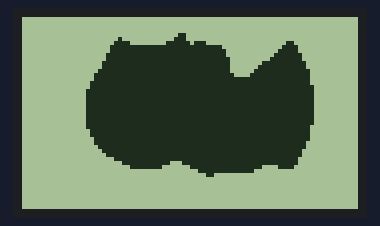
Bench run of a sketch on a simulated Arduino Uno, built with avr-gcc and run on an emulated ATmega328P. Parts: 84×48 one-colour display. The display library's start-up logo is not drawn.

Above: at 0.1 s.

The sketch:

practica4_3.ino
```cpp
#include <SPI.h>
#include <Adafruit_GFX.h>
#include <Adafruit_PCD8544.h>

Adafruit_PCD8544 display=Adafruit_PCD8544(3,4,5,7,6);

void setup() {
  // put your setup code here, to run once:
display.begin();
  display.setContrast(60);

display.display();
delay(1);
display.clearDisplay();
}

static const unsigned char PROGMEM cameo16_glcd_bmp[] =
{   0x00, 0x00, 0x00, 0x00, 0x00, 0x00, 0x00, 0x00, 0x00, 0x00, 0x00, 0x00, 0x00, 0x00, 0x00, 0x00,
    0x00, 0x00, 0x00, 0x00, 0x00, 0x00, 0x00, 0x00, 0x00, 0x00, 0x00, 0x00, 0x00, 0x00, 0x00, 0x00,
    0x00, 0x00, 0x00, 0x00, 0x00, 0x00, 0x00, 0x00, 0x00, 0x00, 0x00, 0x00, 0x00, 0x00, 0x00, 0x00,
    0x00, 0x00, 0x00, 0x00, 0x00, 0x00, 0x00, 0x00, 0x00, 0x00, 0x00, 0x00, 0x00, 0x00, 0x00, 0x00,
    0x00, 0x00, 0x00, 0x00, 0x00, 0x00, 0x00, 0x00, 0x00, 0x00, 0x00, 0x00, 0x00, 0x00, 0x00, 0x00,
    0x00, 0x00, 0x00, 0x00, 0x00, 0x00, 0x00, 0x00, 0x00, 0x00, 0x00, 0x00, 0x00, 0x00, 0x00, 0x00,
    0x00, 0x00, 0x00, 0x00, 0x00, 0x00, 0x00, 0x00, 0x00, 0x00, 0x00, 0x00, 0x00, 0x00, 0x00, 0x00,
    0x00, 0x00, 0x00, 0x00, 0x00, 0x00, 0x00, 0x00, 0x00, 0x00, 0x00, 0x00, 0x00, 0x00, 0x00, 0x00,
    0x00, 0x00, 0x00, 0x00, 0x00, 0x00, 0x00, 0x00, 0x00, 0x00, 0x00, 0x00, 0x00, 0x00, 0x00, 0x00,
    0x00, 0x00, 0x00, 0x00, 0x00, 0x00, 0x00, 0x00, 0x00, 0x00, 0x00, 0x00, 0x00, 0x00, 0x00, 0x00,
    0x00, 0x00, 0x00, 0x00, 0x00, 0x00, 0x00, 0x00, 0x00, 0x00, 0x00, 0x00, 0x00, 0x00, 0x00, 0x00,
    0x00, 0x00, 0x00, 0x00, 0x00, 0x00, 0x00, 0x00, 0x00, 0x00, 0x00, 0x00, 0x00, 0x00, 0x00, 0x00,
    0x00, 0x00, 0x00, 0x00, 0x00, 0x00, 0x00, 0x00, 0x00, 0x00, 0x00, 0x00, 0x00, 0x00, 0x00, 0x00,
    0x00, 0x00, 0x00, 0x00, 0x00, 0x00, 0x00, 0x00, 0x00, 0x00, 0x00, 0x00, 0x00, 0x00, 0x00, 0x00,
    0x00, 0x00, 0x00, 0x00, 0x00, 0x00, 0x00, 0x18, 0x00, 0x00, 0x00, 0x00, 0x00, 0x00, 0x00, 0x00,
    0x00, 0x00, 0x00, 0x00, 0x00, 0x08, 0x00, 0x38, 0x00, 0x00, 0x00, 0x00, 0x00, 0x00, 0x00, 0x00,
    0x00, 0x00, 0x00, 0x00, 0x00, 0x1e, 0x00, 0xfd, 0xc0, 0x00, 0x03, 0x00, 0x00, 0x00, 0x00, 0x00,
    0x00, 0x00, 0x00, 0x00, 0x00, 0x3f, 0xff, 0xff, 0xfc, 0x00, 0x07, 0x80, 0x00, 0x00, 0x00, 0x00,
    0x00, 0x00, 0x00, 0x00, 0x00, 0x3f, 0xff, 0xff, 0xfe, 0x00, 0x0f, 0x80, 0x00, 0x00, 0x00, 0x00,
    0x00, 0x00, 0x00, 0x00, 0x00, 0x7f, 0xff, 0xff, 0xfe, 0x00, 0x1f, 0xc0, 0x00, 0x00, 0x00, 0x00,
    0x00, 0x00, 0x00, 0x00, 0x00, 0x7f, 0xff, 0xff, 0xff, 0x00, 0x3f, 0xc0, 0x00, 0x00, 0x00, 0x00,
    0x00, 0x00, 0x00, 0x00, 0x00, 0xff, 0xff, 0xff, 0xff, 0x00, 0xff, 0xe0, 0x00, 0x00, 0x00, 0x00,
    0x00, 0x00, 0x00, 0x00, 0x00, 0xff, 0xff, 0xff, 0xff, 0x01, 0xff, 0xe0, 0x00, 0x00, 0x00, 0x00,
    0x00, 0x00, 0x00, 0x00, 0x01, 0xff, 0xff, 0xff, 0xff, 0x03, 0xff, 0xf0, 0x00, 0x00, 0x00, 0x00,
    0x00, 0x00, 0x00, 0x00, 0x03, 0xff, 0xff, 0xff, 0xff, 0x87, 0xff, 0xf0, 0x00, 0x00, 0x00, 0x00,
    0x00, 0x00, 0x00, 0x00, 0x03, 0xff, 0xff, 0xff, 0xff, 0xff, 0xff, 0xf0, 0x00, 0x00, 0x00, 0x00,
    0x00, 0x00, 0x00, 0x00, 0x07, 0xff, 0xff, 0xff, 0xff, 0xff, 0xff, 0xf0, 0x00, 0x00, 0x00, 0x00,
    0x00, 0x00, 0x00, 0x00, 0x07, 0xff, 0xff, 0xff, 0xff, 0xff, 0xff, 0xf8, 0x00, 0x00, 0x00, 0x00,
    0x00, 0x00, 0x00, 0x00, 0x0f, 0xff, 0xff, 0xff, 0xff, 0xff, 0xff, 0xf8, 0x00, 0x00, 0x00, 0x00,
    0x00, 0x00, 0x00, 0x00, 0x0f, 0xff, 0xff, 0xff, 0xff, 0xff, 0xff, 0xf8, 0x00, 0x00, 0x00, 0x00,
    0x00, 0x00, 0x00, 0x00, 0x0f, 0xff, 0xff, 0xff, 0xff, 0xff, 0xff, 0xf8, 0x00, 0x00, 0x00, 0x00,
    0x00, 0x00, 0x00, 0x00, 0x0f, 0xff, 0xff, 0xff, 0xff, 0xff, 0xff, 0xf8, 0x00, 0x00, 0x00, 0x00,
    0x00, 0x00, 0x00, 0x00, 0x0f, 0xff, 0xff, 0xff, 0xff, 0xff, 0xff, 0xf8, 0x00, 0x00, 0x00, 0x00,
    0x00, 0x00, 0x00, 0x00, 0x0f, 0xff, 0xff, 0xff, 0xff, 0xff, 0xff, 0xf8, 0x00, 0x00, 0x00, 0x00,
    0x00, 0x00, 0x00, 0x00, 0x0f, 0xff, 0xff, 0xff, 0xff, 0xff, 0xff, 0xf8, 0x00, 0x00, 0x00, 0x00,
    0x00, 0x00, 0x00, 0x00, 0x0f, 0xff, 0xff, 0xff, 0xff, 0xff, 0xff, 0xf8, 0x00, 0x00, 0x00, 0x00,
    0x00, 0x00, 0x00, 0x00, 0x0f, 0xff, 0xff, 0xff, 0xff, 0xff, 0xff, 0xf8, 0x00, 0x00, 0x00, 0x00,
    0x00, 0x00, 0x00, 0x00, 0x0f, 0xff, 0xff, 0xff, 0xff, 0xff, 0xff, 0xf0, 0x00, 0x00, 0x00, 0x00,
    0x00, 0x00, 0x00, 0x00, 0x07, 0xff, 0xff, 0xff, 0xff, 0xff, 0xff, 0xf0, 0x00, 0x00, 0x00, 0x00,
    0x00, 0x00, 0x00, 0x00, 0x07, 0xff, 0xff, 0xff, 0xff, 0xff, 0xff, 0xf0, 0x00, 0x00, 0x00, 0x00,
    0x00, 0x00, 0x00, 0x00, 0x03, 0xff, 0xff, 0xff, 0xff, 0xff, 0xff, 0xf0, 0x00, 0x00, 0x00, 0x00,
    0x00, 0x00, 0x00, 0x00, 0x03, 0xff, 0xff, 0xff, 0xff, 0xff, 0xff, 0xe0, 0x00, 0x00, 0x00, 0x00,
    0x00, 0x00, 0x00, 0x00, 0x01, 0xff, 0xff, 0xff, 0xff, 0xff, 0xff, 0xe0, 0x00, 0x00, 0x00, 0x00,
    0x00, 0x00, 0x00, 0x00, 0x00, 0xff, 0xff, 0xff, 0xff, 0xff, 0xff, 0xc0, 0x00, 0x00, 0x00, 0x00,
    0x00, 0x00, 0x00, 0x00, 0x00, 0x7f, 0xff, 0xff, 0xff, 0xff, 0xff, 0xc0, 0x00, 0x00, 0x00, 0x00,
    0x00, 0x00, 0x00, 0x00, 0x00, 0x1f, 0xff, 0xff, 0xff, 0xff, 0xff, 0x80, 0x00, 0x00, 0x00, 0x00,
    0x00, 0x00, 0x00, 0x00, 0x00, 0x07, 0xff, 0x8f, 0xff, 0xff, 0xff, 0x80, 0x00, 0x00, 0x00, 0x00,
    0x00, 0x00, 0x00, 0x00, 0x00, 0x01, 0xfe, 0x03, 0xff, 0xff, 0x0f, 0x00, 0x00, 0x00, 0x00, 0x00,
    0x00, 0x00, 0x00, 0x00, 0x00, 0x00, 0x00, 0x00, 0xff, 0xfc, 0x00, 0x00, 0x00, 0x00, 0x00, 0x00,
    0x00, 0x00, 0x00, 0x00, 0x00, 0x00, 0x00, 0x00, 0x30, 0x00, 0x00, 0x00, 0x00, 0x00, 0x00, 0x00,
    0x00, 0x00, 0x00, 0x00, 0x00, 0x00, 0x00, 0x00, 0x00, 0x00, 0x00, 0x00, 0x00, 0x00, 0x00, 0x00,
    0x00, 0x00, 0x00, 0x00, 0x00, 0x00, 0x00, 0x00, 0x00, 0x00, 0x00, 0x00, 0x00, 0x00, 0x00, 0x00,
    0x00, 0x00, 0x00, 0x00, 0x00, 0x00, 0x00, 0x00, 0x00, 0x00, 0x00, 0x00, 0x00, 0x00, 0x00, 0x00,
    0x00, 0x00, 0x00, 0x00, 0x00, 0x00, 0x00, 0x00, 0x00, 0x00, 0x00, 0x00, 0x00, 0x00, 0x00, 0x00,
    0x00, 0x00, 0x00, 0x00, 0x00, 0x00, 0x00, 0x00, 0x00, 0x00, 0x00, 0x00, 0x00, 0x00, 0x00, 0x00,
    0x00, 0x00, 0x00, 0x00, 0x00, 0x00, 0x00, 0x00, 0x00, 0x00, 0x00, 0x00, 0x00, 0x00, 0x00, 0x00,
    0x00, 0x00, 0x00, 0x00, 0x00, 0x00, 0x00, 0x00, 0x00, 0x00, 0x00, 0x00, 0x00, 0x00, 0x00, 0x00,
    0x00, 0x00, 0x00, 0x00, 0x00, 0x00, 0x00, 0x00, 0x00, 0x00, 0x00, 0x00, 0x00, 0x00, 0x00, 0x00,
    0x00, 0x00, 0x00, 0x00, 0x00, 0x00, 0x00, 0x00, 0x00, 0x00, 0x00, 0x00, 0x00, 0x00, 0x00, 0x00,
    0x00, 0x00, 0x00, 0x00, 0x00, 0x00, 0x00, 0x00, 0x00, 0x00, 0x00, 0x00, 0x00, 0x00, 0x00, 0x00,
    0x00, 0x00, 0x00, 0x00, 0x00, 0x00, 0x00, 0x00, 0x00, 0x00, 0x00, 0x00, 0x00, 0x00, 0x00, 0x00,
    0x00, 0x00, 0x00, 0x00, 0x00, 0x00, 0x00, 0x00, 0x00, 0x00, 0x00, 0x00, 0x00, 0x00, 0x00, 0x00,
    0x00, 0x00, 0x00, 0x00, 0x00, 0x00, 0x00, 0x00, 0x00, 0x00, 0x00, 0x00, 0x00, 0x00, 0x00, 0x00,
    0x00, 0x00, 0x00, 0x00, 0x00, 0x00, 0x00, 0x00, 0x00, 0x00, 0x00, 0x00, 0x00, 0x00, 0x00, 0x00 };


void loop() {
  display.drawBitmap(-20,-10, cameo16_glcd_bmp,128,64,1);
  display.display();
  delay(8000);
}
```
